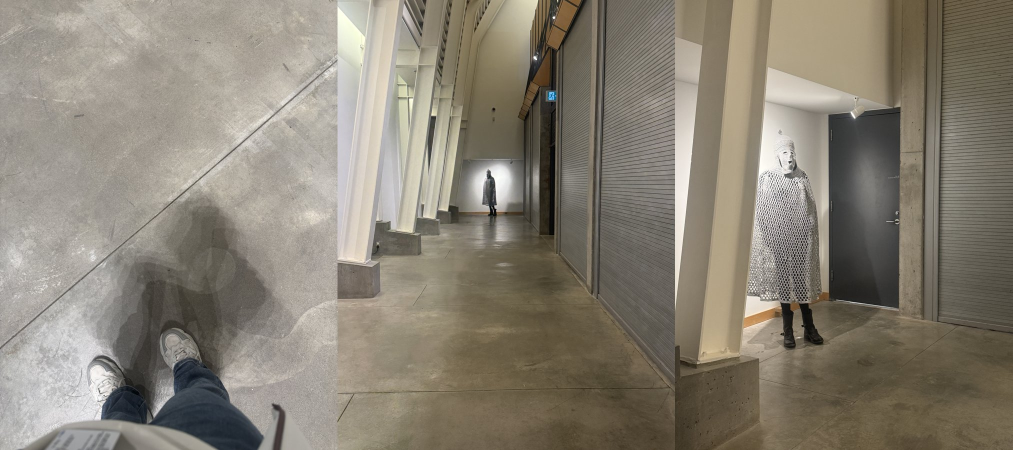
#> input picture art/contact_sheets/museum2_detail_1892_1893_1895.jpg, 2025 x 900 px, given in place of IMG_1897.JPG, which was not available (shown at 1/2 size)
$ python s05_style_sample.py
#> lines starting #> are read from the running program, lines starting #| are printed output that depends on the picture; pictures that were not available may be replaced by others from this repository, and a replacement may not be noted
"""S05 style sample: build the normal layer and the Blue Lake layer for the 《窗》 wall.

Usage (from the project root):
    python3 tools/art/s05_style_sample.py --raw art/raw --out assets/style_sample

Inputs  : art/raw/museum2/IMG_1897.JPG (wall + floor)
Outputs : 2304x1296 PNGs (2x the 1152x648 game view)
    s05_normal.png            normal world, lights off, 《窗》 glowing warm
    s05_normal_handle.png     overlay: brass handle on the frame (after the first chalk touch)
    s05_normal_open.png       overlay: the painting opened (leads to the central platform)
    s05_bluelake.png          Blue Lake world: #0078D7 + chalk edges + code
    s05_bluelake_handle.png   overlay: chalk handle + opening seam
    s05_bluelake_open.png     overlay: chalk leaves swung open
    s05_layout.json           where the window sits, in game (1x) coordinates

The 《窗》 painting is drawn procedurally (pointed-arch window inspired by the *shape*
of art/raw/窗/IMG_1871.JPG; none of that photo's glass designs are copied).
"""
import argparse, json, math, os
import cv2
import numpy as np
from PIL import Image, ImageDraw, ImageFilter, ImageFont

OUT_W, OUT_H = 2304, 1296          # 2x of 1152x648
SCALE = OUT_W / 1152
BLUE = np.array([215, 120, 0], np.float32)   # #0078D7 in BGR
RNG = np.random.default_rng(1897)

# ---- layout in game coordinates (1x) ---------------------------------------------
WIN_CENTER = (590, 300)
WIN_SIZE = (150, 210)               # outer frame size
FRAME = 8                           # frame thickness
WALL_BASE_Y = 524                   # wall meets floor
FLOOR_TOP, FLOOR_BOTTOM = 485, 570  # Graham's origin range (placeholder body hangs below it)

CODE = """# S05 《窗》
func observe(painting) -> String:
    return "a painting"           # 你把它看成一幅画
func observe_again(painting):
    return painting.another_possible_form()
var handle = painting.frame.find("handle")
# 把手一直在那里。只是你以前看不见。
assert(handle != null)
painting.open()                   # 你把一幅画……打开了
# 这不是出口。
if seeing != being: pass
""".splitlines()


def g(v):
    """game (1x) -> output (2x) pixels"""
    return int(round(v * SCALE))


# ---------------------------------------------------------------------------------
# 1. plate: perspective-correct the wall photo and remove the two artworks
# ---------------------------------------------------------------------------------
def build_plate(raw_dir):
#> called with raw_dir = 'art/raw'
    im = cv2.imread(os.path.join(raw_dir, "museum2", "IMG_1897.JPG"))
#> im is the input picture: shape (900, 2025, 3); mean B, G, R 116.3, 129.4, 136.3
    k = im.shape[1] / 1400          # all hand-picked coordinates are on a 1400px-wide copy
    src = np.float32([(267, 250), (1175, 250), (1232, 742), (231, 760)]) * k
    dst = np.float32([(231, 250), (1232, 250), (1232, 751), (231, 751)]) * k
    H = cv2.getPerspectiveTransform(src, dst)
    im = cv2.warpPerspective(im, H, (im.shape[1], im.shape[0]), flags=cv2.INTER_CUBIC,
                             borderMode=cv2.BORDER_REPLICATE).astype(np.float32)
    orig = im.copy()
    R = lambda v: int(round(v * k))

    def fill(img, x0, x1, y0, y1, dx, feather=1.5):
#> called with x0 = 872, x1 = 1112, y0 = 600, y1 = 736, dx = -260, feather = 4
        low = cv2.GaussianBlur(img, (0, 0), R(3)); high = img - low
#> after `high = img - low`:
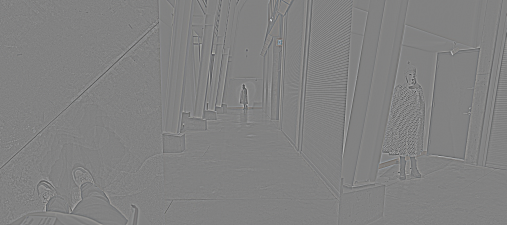
#> high: shape (900, 2025, 3) float32 (shown at 1/4 size); mean B, G, R 0, 0, 0; drawn with min black and max white
        a, b, c, d = R(x0), R(x1), R(y0), R(y1); pad = R(4)
        L = low[c:d, a - pad * 3:a - pad].mean(axis=1)
#> L = 32 rows, first 8: [52.82, 71.93, 83.52], [52.67, 71.61, 83.2], [52.57, 71.34, 82.94], [52.52, 71.13, 82.74], [52.53, 70.99, 82.61], [52.59, 70.91, 82.54], [52.71, 70.91, 82.53], [52.89, 70.98, 82.59]
        Rt = low[c:d, b + pad:b + pad * 3].mean(axis=1)
#> Rt = 32 rows, first 8: [75.43, 97.43, 109.4], [75.44, 97.45, 109.4], [75.46, 97.46, 109.5], [75.45, 97.46, 109.5], [75.41, 97.42, 109.4], [75.31, 97.33, 109.3], [75.15, 97.16, 109.2], [74.91, 96.93, 108.9]
        t = np.linspace(0, 1, b - a)[None, :, None]
        patch = L[:, None, :] * (1 - t) + Rt[:, None, :] * t + high[c:d, a + R(dx):b + R(dx)]
        m = np.zeros(img.shape[:2], np.float32); m[c:d, a:b] = 1
        m = cv2.GaussianBlur(m, (0, 0), R(feather))
        full = img.copy(); full[c:d, a:b] = patch
        return img * (1 - m[..., None]) + full * m[..., None]

    # cage sculpture: wall part, then the baseboard/floor band with clean texture donors
    im = fill(im, 872, 1112, 600, 736, -260, 4)
    im = fill(im, 872, 1112, 732, 795, 0)
    low = cv2.GaussianBlur(im, (0, 0), R(3))
    oh = orig - cv2.GaussianBlur(orig, (0, 0), R(3))
    c, d = R(732), R(795)
    for x0, x1, dx in ((872, 992, -150), (992, 1112, 110)):
        a, b = R(x0), R(x1)
        im[c:d, a:b] = low[c:d, a:b] + oh[c:d, a + R(dx):b + R(dx)]
    im = fill(im, 458, 516, 722, 785, 90)           # stone sculpture

    # 16:9 crop that puts the wall's centre at game x=590
    x0, x1, y0, y1 = R(55), R(1375), R(150), R(893)
    im = im[y0:y1, x0:x1]
#> im: shape (683, 1909, 3) float32
    im = cv2.resize(np.clip(im, 0, 255).astype(np.uint8), (OUT_W, OUT_H), interpolation=cv2.INTER_AREA)
#> im: shape (1296, 2304, 3)
    return im


# ---------------------------------------------------------------------------------
# 2. the painting 《窗》
# ---------------------------------------------------------------------------------
def arch_profile(w, spring):
    """x offsets of a pointed (equilateral-style) arch: for each dy above the spring line,
    the arch spans [xl, w - xl]. Apex sits `spring` px above the spring line."""
    s = 0.866 * w / spring
    def xl(dy_px):
        dy = np.clip(dy_px * s, 0, 0.866 * w)
        return w - np.sqrt(np.maximum(w * w - dy * dy, 0))
    return xl


def arch_mask(w, h, spring):
    """pointed arch filling a w x h box; the arch occupies the top `spring` px."""
    yy, xx = np.mgrid[0:h, 0:w].astype(np.float32)
    xl = arch_profile(w, spring)(spring - yy)
    inside = (xx >= xl) & (xx <= w - xl)
    inside[int(spring):] = True
    return inside.astype(np.float32)


def paint_window(state):
    """Returns RGBA float image of the framed painting (2x), plus the glass mask."""
    W, H = g(WIN_SIZE[0]), g(WIN_SIZE[1]); F = g(FRAME)
    iw, ih = W - 2 * F, H - 2 * F
    yy, xx = np.mgrid[0:ih, 0:iw].astype(np.float32)
    # painted interior: a dark room, warmer near the floor
    top = np.array([40, 34, 26], np.float32); bot = np.array([30, 40, 52], np.float32)
    bg = top + (bot - top) * (yy / ih)[..., None]
    n = cv2.GaussianBlur(RNG.random((ih, iw)).astype(np.float32), (0, 0), 3)
    bg *= (0.8 + 0.4 * n)[..., None]
    # the lancet
    lw, lh = int(iw * 0.52), int(ih * 0.74)
    lx, ly = (iw - lw) // 2, int(ih * 0.08)
    glass = np.zeros((ih, iw), np.float32)
    glass[ly:ly + lh, lx:lx + lw] = arch_mask(lw, lh, int(lw * 0.85))
    if state == "open":
        # casements swung inward: the opening shows a cold, deeper room (the central platform)
        deep = np.array([70, 40, 18], np.float32) + np.array([90, 60, 20], np.float32) * (1 - yy / ih)[..., None]
        cx = iw / 2; spot = np.exp(-(((xx - cx) / (lw * 0.25)) ** 2 + ((yy - ly - lh * 0.75) / (lh * 0.18)) ** 2))
        deep += np.array([150, 120, 80], np.float32) * spot[..., None]
        # pedestal far behind, caught in the spot
        ped = ((np.abs(xx - cx) < lw * 0.1) & (yy > ly + lh * 0.74) & (yy < ly + lh * 0.98)).astype(np.float32)
        ped_top = ((np.abs(xx - cx) < lw * 0.13) & (yy > ly + lh * 0.72) & (yy < ly + lh * 0.75)).astype(np.float32)
        deep = deep * (1 - ped[..., None]) + np.array([95, 90, 85], np.float32) * ped[..., None]
        deep = deep * (1 - ped_top[..., None]) + np.array([200, 205, 210], np.float32) * ped_top[..., None]
        inner = bg * (1 - glass[..., None]) + deep * glass[..., None]
        # the two leaves swung inward: narrow, foreshortened, still holding warm glass
        leaf = np.zeros_like(glass)
        lwid = int(lw * 0.13)
        leaf[ly + int(lh * 0.2):ly + lh, lx:lx + lwid] = 1
        leaf[ly + int(lh * 0.2):ly + lh, lx + lw - lwid:lx + lw] = 1
        leaf *= glass
        lgrid = ((((yy - ly) % 9) < 1.2) | (np.abs(xx - lx - lwid / 2) < 0.8) | (np.abs(xx - (lx + lw - lwid / 2)) < 0.8)).astype(np.float32)
        lcol = np.array([45, 115, 190], np.float32) * (0.75 + 0.35 * (1 - (yy - ly) / lh))[..., None]
        lcol = lcol * (1 - 0.7 * lgrid[..., None])
        inner = inner * (1 - leaf[..., None]) + lcol * leaf[..., None]
    else:
        warm = np.array([60, 150, 235], np.float32); hot = np.array([165, 225, 255], np.float32)
        c = np.exp(-(((xx - iw / 2) / (lw * 0.42)) ** 2 + ((yy - ly - lh * 0.42) / (lh * 0.45)) ** 2))
        lit = warm + (hot - warm) * c[..., None]
        step = max(5, lw // 12); stepy = int(step * 1.35)
        # hand-made glass: every pane a little different
        pi = ((xx - lx) // step).astype(int); pj = ((yy - ly) // stepy).astype(int)
        var = np.random.default_rng(7).uniform(0.62, 1.15, (64, 64)).astype(np.float32)
        lit *= var[np.clip(pj, 0, 63), np.clip(pi, 0, 63)][..., None]
        tint_cols = [np.array([40, 40, 150], np.float32), np.array([150, 70, 30], np.float32), np.array([60, 120, 60], np.float32)]
        pick = np.random.default_rng(11).integers(0, 8, (64, 64))
        sel = pick[np.clip(pj, 0, 63), np.clip(pi, 0, 63)]
        upper = yy < ly + lh * 0.42
        for k_, col in enumerate(tint_cols):
            m_ = ((sel == k_) & upper)[..., None]
            lit = np.where(m_, lit * 0.3 + col * 0.95, lit)
        lead = np.zeros((ih, iw), np.float32)
        lead[(((xx - lx) % step) < 1.2) | (((yy - ly) % stepy) < 1.2)] = 0.8
        lead[:, int(iw / 2 - 2):int(iw / 2 + 2)] = 1
        for t in (0.42, 0.66):
            lead[int(ly + lh * t) - 2:int(ly + lh * t) + 2, :] = 1
        cyc, r = ly + lh * 0.22, lw * 0.17
        dist = np.hypot(xx - iw / 2, yy - cyc)
        lead[np.abs(dist - r) < 2.2] = 1
        lead[dist < r - 2.2] *= 0.2
        lit = lit * (1 - 0.8 * lead[..., None]) + np.array([18, 22, 28], np.float32) * 0.8 * lead[..., None]
        # light falling on the painted floor under the window
        spread = lw * 0.5 + np.maximum(yy - ly - lh, 0) * 1.2
        fl = np.clip(1 - np.abs(xx - iw / 2) / spread, 0, 1) * (yy > ly + lh)
        bg = bg + np.array([60, 110, 150], np.float32) * (fl * 0.6)[..., None]
        inner = bg * (1 - glass[..., None]) + lit * glass[..., None]
        bloom = cv2.GaussianBlur(glass, (0, 0), g(9))
        inner += np.array([60, 120, 170], np.float32) * bloom[..., None] * 0.9
    # oil-paint feel: soften, posterise into strokes, add brush marks and canvas tooth
    inner = cv2.GaussianBlur(np.clip(inner, 0, 255), (0, 0), 0.9)
    inner = kuwahara(inner, 4)
    inner = kuwahara(inner, 2)
    inner *= (1 + 0.07 * brush_texture(ih, iw, 5))[..., None]
    if state != "open":
        # re-paint the stone mullion, transoms and tracery ring as soft dark strokes
        st = np.zeros((ih, iw), np.float32)
        st[ly + int(lh * 0.36):ly + lh, int(iw / 2 - 2.5):int(iw / 2 + 2.5)] = 1
        for t in (0.42, 0.66):
            st[int(ly + lh * t) - 2:int(ly + lh * t) + 2, lx:lx + lw] = 1
        dist = np.hypot(xx - iw / 2, yy - (ly + lh * 0.22))
        st[np.abs(dist - lw * 0.17) < 2.5] = 1
        st = cv2.GaussianBlur(st * glass, (0, 0), 0.9) * (0.75 + 0.25 * np.clip(brush_texture(ih, iw, 9), -1, 1))
        inner = inner * (1 - 0.78 * st[..., None]) + np.array([22, 26, 32], np.float32) * 0.78 * st[..., None]
    canvas_grain = cv2.GaussianBlur(RNG.random((ih, iw)).astype(np.float32), (0, 0), 0.7)
    inner *= (0.94 + 0.1 * canvas_grain)[..., None]
    # frame: dark wood with a thin worn gilt edge
    out = np.zeros((H, W, 3), np.float32) + np.array([28, 36, 48], np.float32)
    fy, fx = np.mgrid[0:H, 0:W]
    edge = np.minimum.reduce([fx, fy, W - 1 - fx, H - 1 - fy]).astype(np.float32)
    out[(edge > F - 3) & (edge <= F - 1)] = (90, 130, 160)
    out[edge < 2] = (18, 22, 30)
    wood = cv2.GaussianBlur(RNG.random((H, W)).astype(np.float32), (0, 0), sigmaX=1, sigmaY=6)
    out *= (0.8 + 0.4 * wood)[..., None]
    out[F:F + ih, F:F + iw] = inner
    # inner shadow from the frame
    sh = np.zeros((H, W), np.float32); sh[F:F + ih, F:F + iw] = 1
    sh = 1 - cv2.GaussianBlur(1 - sh, (0, 0), 4) * sh
    out[F:F + ih, F:F + iw] *= sh[F:F + ih, F:F + iw, None] ** 1.5
    g_full = np.zeros((H, W), np.float32); g_full[F:F + ih, F:F + iw] = glass
    return out, g_full


def kuwahara(img, r=3):
    """painterly smoothing: each pixel takes the mean of its calmest quadrant"""
    img = img.astype(np.float32); k = r + 1
    lum = img.mean(-1)
    best_m = None; best_v = None
    for ax, ay in ((0, 0), (r, 0), (0, r), (r, r)):
        m = cv2.blur(img, (k, k), anchor=(ax, ay), borderType=cv2.BORDER_REFLECT)
        ml = cv2.blur(lum, (k, k), anchor=(ax, ay), borderType=cv2.BORDER_REFLECT)
        v = cv2.blur(lum * lum, (k, k), anchor=(ax, ay), borderType=cv2.BORDER_REFLECT) - ml * ml
        if best_m is None:
            best_m, best_v = m, v
        else:
            sel = (v < best_v)[..., None]
            best_m = np.where(sel, m, best_m); best_v = np.minimum(v, best_v)
    return best_m


def brush_texture(h, w, seed):
    """streaky, mostly vertical brush marks"""
    rng = np.random.default_rng(seed)
    n = rng.random((h, w)).astype(np.float32)
    a = cv2.GaussianBlur(n, (0, 0), sigmaX=0.8, sigmaY=5)
    b = cv2.GaussianBlur(rng.random((h, w)).astype(np.float32), (0, 0), sigmaX=4, sigmaY=1)
    t = 0.65 * a + 0.35 * b
    return (t - t.mean()) / (t.std() + 1e-6)


def paste(dst, src, cx, cy, alpha=None):
    h, w = src.shape[:2]; x0, y0 = cx - w // 2, cy - h // 2
    if alpha is None:
        dst[y0:y0 + h, x0:x0 + w] = src
    else:
        a = alpha[..., None]
        dst[y0:y0 + h, x0:x0 + w] = dst[y0:y0 + h, x0:x0 + w] * (1 - a) + src * a
    return dst


def radial(cx, cy, rx, ry):
    yy, xx = np.mgrid[0:OUT_H, 0:OUT_W].astype(np.float32)
    return np.exp(-(((xx - cx) / rx) ** 2 + ((yy - cy) / ry) ** 2))


# ---------------------------------------------------------------------------------
# 3. normal layer
# ---------------------------------------------------------------------------------
def grade_cold_dim(plate):
    f = plate.astype(np.float32) / 255
    lum = f.mean(-1, keepdims=True)
    f = lum + (f - lum) * 0.55                      # desaturate
    f = f * np.array([1.10, 0.95, 0.80])            # cool (BGR)
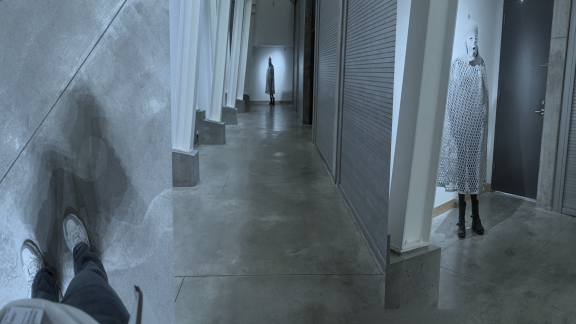
#> f: shape (1296, 2304, 3) float64 (shown at 1/4 size); mean B, G, R 0.503, 0.46, 0.398; drawn with min black and max white
    f = 0.06 + f * 0.48                             # lights off: lift blacks, drop highlights
    yy, xx = np.mgrid[0:OUT_H, 0:OUT_W].astype(np.float32)
    v = 1 - 0.45 * (((xx - OUT_W / 2) / (OUT_W * 0.62)) ** 2 + ((yy - OUT_H * 0.55) / (OUT_H * 0.75)) ** 2)
    f *= np.clip(v, 0.35, 1)[..., None]
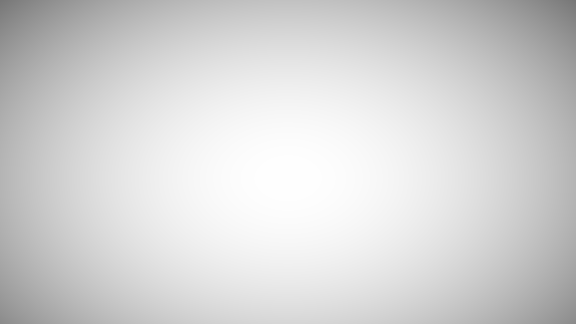
#> v: shape (1296, 2304) float32 (shown at 1/4 size); min 0.465, max 1, mean 0.834
    return f * 255
#> returned value: shape (1296, 2304, 3) float64


def grain(img, amt=7):
    n = RNG.normal(0, amt, img.shape[:2]).astype(np.float32)
    return img + n[..., None]


def build_normal(plate):
    base = grade_cold_dim(plate)
    cx, cy = g(WIN_CENTER[0]), g(WIN_CENTER[1])
    W, H = g(WIN_SIZE[0]), g(WIN_SIZE[1])
    # the painting throws real light onto a real wall
    halo = radial(cx, cy, W * 1.25, H * 0.95)
    base += np.array([40, 85, 120], np.float32) * halo[..., None]
    # polished concrete picks up a smeared reflection under it
    floor_y = g(WALL_BASE_Y)
    refl = radial(cx, floor_y + g(40), W * 0.55, g(55)) * (np.mgrid[0:OUT_H, 0:OUT_W][0] > floor_y)
    base += np.array([30, 60, 90], np.float32) * refl[..., None]
    # drop shadow, then the painting
    sh = np.zeros(base.shape[:2], np.float32)
    sh[cy - H // 2 + g(4):cy + H // 2 + g(6), cx - W // 2 + g(3):cx + W // 2 + g(3)] = 1
    sh = cv2.GaussianBlur(sh, (0, 0), g(5))
    base *= (1 - 0.35 * sh)[..., None]
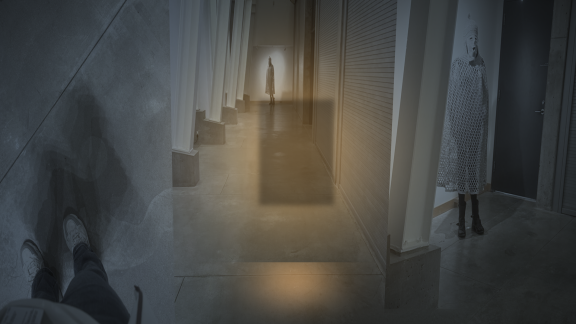
#> base: shape (1296, 2304, 3) float64 (shown at 1/4 size); mean B, G, R 69, 71.5, 70.8
    painting, _ = paint_window("closed")
    base = paste(base, painting, cx, cy)
#> in paste, `dst[y0:y0 + h, x0:x0 + w] = src`:
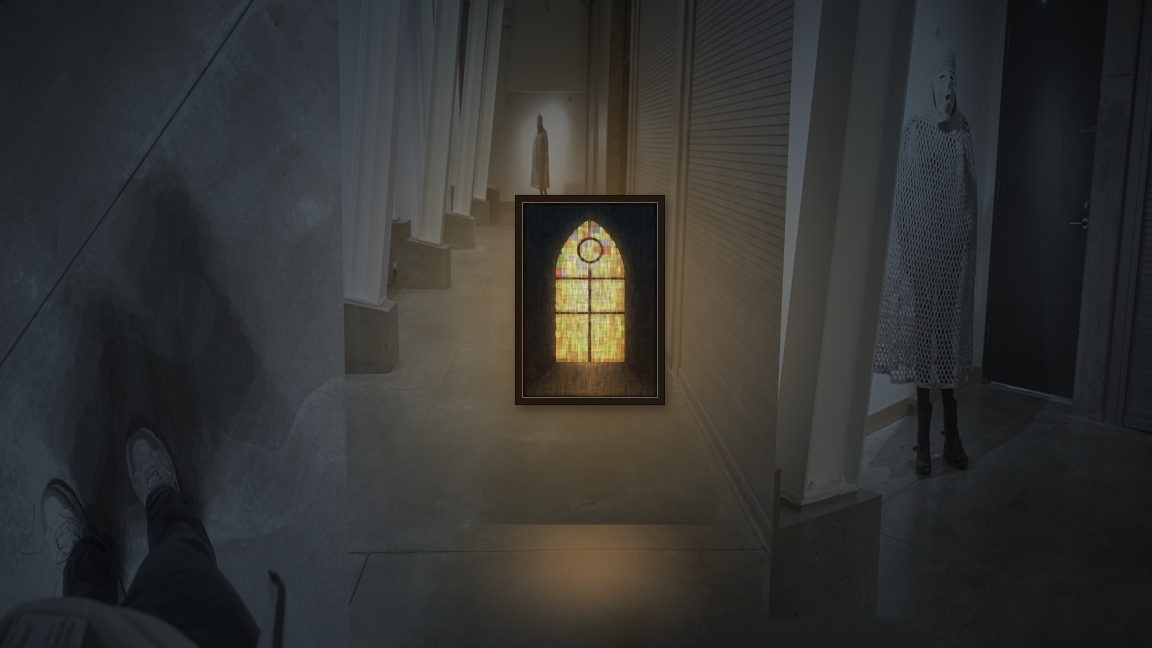
#> dst: shape (1296, 2304, 3) float64 (shown at 1/2 size); mean B, G, R 69.1, 71.8, 70.9; drawn with min black and max white
    return np.clip(grain(base, 6), 0, 255).astype(np.uint8)
#> (the rest of the program and of its run is left out)
